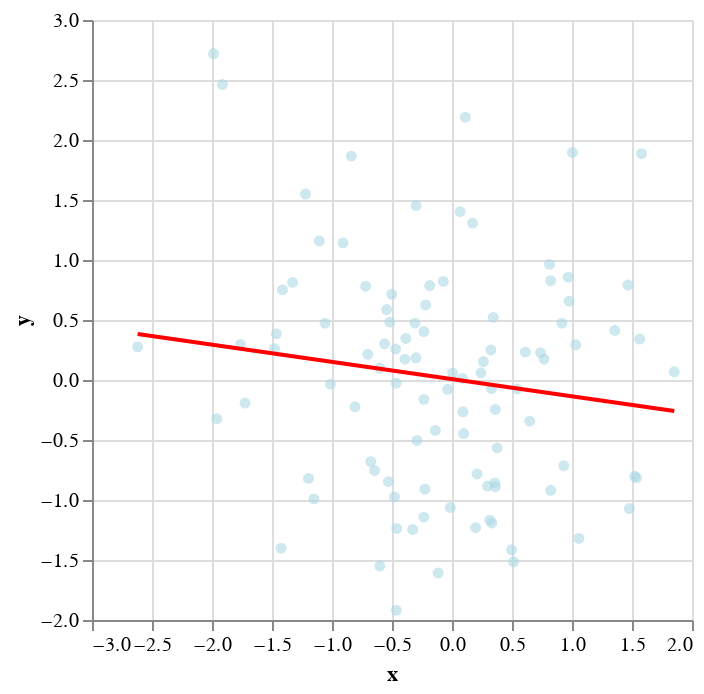

Notebook code cell kept with this figure:
### Markdown cell above
### Layered Charts

Combine multiple mark types in a single chart.

### Code cell
# Layered chart with points and trend line
base = alt.Chart(data).encode(
    x='x:Q',
    y='y:Q'
)

layered_chart = alt.layer(
    base.mark_circle(color='lightblue', opacity=0.6),
    base.mark_line(color='red', strokeWidth=2).transform_regression('x', 'y')
)

layered_chart

### Figure 1 — Vega-Lite specification as saved in the notebook (floating-point values rounded to 4 significant figures)
{"config": {"view": {"continuousWidth": 300, "continuousHeight": 300}}, "layer": [{"mark": {"type": "circle", "color": "lightblue", "opacity": 0.6}, "encoding": {"x": {"field": "x", "type": "quantitative"}, "y": {"field": "y", "type": "quantitative"}}}, {"mark": {"type": "line", "color": "red", "strokeWidth": 2}, "encoding": {"x": {"field": "x", "type": "quantitative"}, "y": {"field": "y", "type": "quantitative"}}, "transform": [{"on": "x", "regression": "y"}]}], "data": {"name": "data-3f135e37e5dc61ca039f0f01b2917013"}, "$schema": "https://vega.github.io/schema/vega-lite/v5.20.1.json", "datasets": {"data-3f135e37e5dc61ca039f0f01b2917013": [{"x": 0.4967, "y": -1.415, "category": "B", "size": 20.81, "value": 83.7}, {"x": -0.1383, "y": -0.4206, "category": "B", "size": 40.77, "value": 86.69}, {"x": 0.6477, "y": -0.3427, "category": "A", "size": 18.26, "value": 83.85}, {"x": 1.523, "y": -0.8023, "category": "A", "size": 18.47, "value": 42.61}, {"x": -0.2342, "y": -0.1613, "category": "A", "size": 38.03, "value": 22.26}, {"x": -0.2341, "y": 0.4041, "category": "C", "size": 98.16, "value": 39.67}, {"x": 1.579, "y": 1.886, "category": "B", "size": 25.78, "value": 89.19}, {"x": 0.7674, "y": 0.1746, "category": "C", "size": 11.54, "value": 14.66}, {"x": -0.4695, "y": 0.2576, "category": "A", "size": 78.7, "value": 51.33}, {"x": 0.5426, "y": -0.07445, "category": "B", "size": 82.62, "value": 23.32}, {"x": -0.4634, "y": -1.919, "category": "C", "size": 41.17, "value": 58.13}, {"x": -0.4657, "y": -0.02651, "category": "B", "size": 51.82, "value": 86.31}, {"x": 0.242, "y": 0.06023, "category": "C", "size": 68.48, "value": 88.04}, {"x": -1.913, "y": 2.463, "category": "B", "size": 14.33, "value": 23.67}, {"x": -1.725, "y": -0.1924, "category": "A", "size": 95.42, "value": 90.77}, {"x": -0.5623, "y": 0.3015, "category": "A", "size": 89.8, "value": 59.19}, {"x": -1.013, "y": -0.03471, "category": "B", "size": 33.48, "value": 35.02}, {"x": 0.3142, "y": -1.169, "category": "C", "size": 11.38, "value": 70.82}, {"x": -0.908, "y": 1.143, "category": "A", "size": 94.01, "value": 48.17}, {"x": -1.412, "y": 0.7519, "category": "A", "size": 55.09, "value": 37.8}, {"x": 1.466, "y": 0.791, "category": "A", "size": 58.54, "value": 70.51}, {"x": -0.2258, "y": -0.9094, "category": "B", "size": 71.56, "value": 24.87}, {"x": 0.06753, "y": 1.403, "category": "B", "size": 65.43, "value": 33.03}, {"x": -1.425, "y": -1.402, "category": "C", "size": 94.95, "value": 43.45}, {"x": -0.5444, "y": 0.5869, "category": "C", "size": 94.98, "value": 25.37}, {"x": 0.1109, "y": 2.19, "category": "C", "size": 88.05, "value": 40.52}, {"x": -1.151, "y": -0.9905, "category": "B", "size": 67.28, "value": 57.15}, {"x": 0.3757, "y": -0.5663, "category": "B", "size": 82.09, "value": 74.1}, {"x": -0.6006, "y": 0.09965, "category": "C", "size": 70.95, "value": 76.72}, {"x": -0.2917, "y": -0.5035, "category": "C", "size": 61.6, "value": 82.28}, {"x": -0.6017, "y": -1.551, "category": "B", "size": 21.57, "value": 74.42}, {"x": 1.852, "y": 0.06856, "category": "C", "size": 83.01, "value": 68.1}, {"x": -0.0135, "y": -1.062, "category": "A", "size": 83.86, "value": 23.75}, {"x": -1.058, "y": 0.4736, "category": "B", "size": 66.33, "value": 40.02}, {"x": 0.8225, "y": -0.9194, "category": "C", "size": 83.84, "value": 47.77}, {"x": -1.221, "y": 1.55, "category": "B", "size": 68.63, "value": 8.289}, {"x": 0.2089, "y": -0.7833, "category": "A", "size": 28.6, "value": 52.84}, {"x": -1.96, "y": -0.3221, "category": "B", "size": 34.66, "value": 43.63}, {"x": -1.328, "y": 0.8135, "category": "B", "size": 29.31, "value": 80.21}, {"x": 0.1969, "y": -1.231, "category": "B", "size": 43.95, "value": 97.79}, {"x": 0.7385, "y": 0.2275, "category": "B", "size": 13.51, "value": 55.6}, {"x": 0.1714, "y": 1.307, "category": "A", "size": 65.64, "value": 32.27}, {"x": -0.1156, "y": -1.607, "category": "B", "size": 40.29, "value": 4.34}, {"x": -0.3011, "y": 0.1846, "category": "B", "size": 69.02, "value": 92.46}, {"x": -1.479, "y": 0.2599, "category": "C", "size": 44.69, "value": 91.91}, {"x": -0.7198, "y": 0.7818, "category": "B", "size": 71.35, "value": 25.3}, {"x": -0.4606, "y": -1.237, "category": "C", "size": 40.66, "value": 69.54}, {"x": 1.057, "y": -1.32, "category": "A", "size": 33.46, "value": 7.543}, {"x": 0.3436, "y": 0.5219, "category": "A", "size": 54.64, "value": 16.62}, {"x": -1.763, "y": 0.297, "category": "A", "size": 72.36, "value": 21.68}, {"x": 0.3241, "y": 0.2505, "category": "A", "size": 41.35, "value": 29.45}, {"x": -0.3851, "y": 0.3464, "category": "C", "size": 94.3, "value": 99.58}, {"x": -0.6769, "y": -0.68, "category": "B", "size": 13.53, "value": 69.69}, {"x": 0.6117, "y": 0.2323, "category": "A", "size": 47.62, "value": 38.42}, {"x": 1.031, "y": 0.2931, "category": "B", "size": 97.08, "value": 73.71}, {"x": 0.9313, "y": -0.7144, "category": "C", "size": 59.32, "value": 91.53}, {"x": -0.8392, "y": 1.866, "category": "C", "size": 48.11, "value": 95.87}, {"x": -0.3092, "y": 0.4738, "category": "C", "size": 61.17, "value": 5.786}, {"x": 0.3313, "y": -1.191, "category": "A", "size": 61.83, "value": 39.45}, {"x": 0.9755, "y": 0.6566, "category": "B", "size": 75.85, "value": 10.68}, {"x": -0.4792, "y": -0.9747, "category": "B", "size": 21.49, "value": 33.57}, {"x": -0.1857, "y": 0.7871, "category": "B", "size": 32.5, "value": 16.97}, {"x": -1.106, "y": 1.159, "category": "C", "size": 62.25, "value": 64.68}, {"x": -1.196, "y": -0.8207, "category": "A", "size": 88.04, "value": 38.83}, {"x": 0.8125, "y": 0.9634, "category": "C", "size": 60.57, "value": 22.94}, {"x": 1.356, "y": 0.4128, "category": "C", "size": 31.47, "value": 26.59}, {"x": -0.07201, "y": 0.8221, "category": "B", "size": 71.19, "value": 36.03}, {"x": 1.004, "y": 1.897, "category": "C", "size": 76.59, "value": 25.99}, {"x": 0.3616, "y": -0.2454, "category": "B", "size": 31.44, "value": 45.32}, {"x": -0.6451, "y": -0.7537, "category": "A", "size": 44.0, "value": 3.232}, {"x": 0.3614, "y": -0.8895, "category": "B", "size": 58.09, "value": 27.98}, {"x": 1.538, "y": -0.8158, "category": "A", "size": 54.69, "value": 41.12}, {"x": -0.03583, "y": -0.0771, "category": "B", "size": 45.07, "value": 60.28}, {"x": 1.565, "y": 0.3412, "category": "C", "size": 36.79, "value": 27.1}, {"x": -2.62, "y": 0.2767, "category": "C", "size": 19.0, "value": 13.32}, {"x": 0.8219, "y": 0.8272, "category": "A", "size": 14.81, "value": 7.62}, {"x": 0.08705, "y": 0.013, "category": "A", "size": 96.27, "value": 94.05}, {"x": -0.299, "y": 1.454, "category": "A", "size": 86.24, "value": 41.66}, {"x": 0.09176, "y": -0.2647, "category": "B", "size": 41.94, "value": 58.12}, {"x": -1.988, "y": 2.72, "category": "B", "size": 96.11, "value": 91.92}, {"x": -0.2197, "y": 0.6257, "category": "A", "size": 70.91, "value": 8.275}, {"x": 0.3571, "y": -0.8572, "category": "C", "size": 53.43, "value": 87.67}, {"x": 1.478, "y": -1.071, "category": "B", "size": 54.37, "value": 55.16}, {"x": -0.5183, "y": 0.4825, "category": "B", "size": 17.5, "value": 16.48}, {"x": -0.8085, "y": -0.2235, "category": "B", "size": 18.25, "value": 41.13}, {"x": -0.5018, "y": 0.714, "category": "A", "size": 64.22, "value": 77.76}, {"x": 0.9154, "y": 0.4732, "category": "A", "size": 59.83, "value": 48.04}, {"x": 0.3288, "y": -0.07283, "category": "A", "size": 29.15, "value": 98.53}, {"x": -0.5298, "y": -0.8468, "category": "A", "size": 95.16, "value": 37.67}, {"x": 0.5133, "y": -1.515, "category": "A", "size": 80.32, "value": 74.96}, {"x": 0.09708, "y": -0.4465, "category": "C", "size": 20.21, "value": 39.3}, {"x": 0.9686, "y": 0.8564, "category": "C", "size": 93.78, "value": 82.92}, {"x": -0.7021, "y": 0.2141, "category": "A", "size": 97.68, "value": 56.91}, {"x": -0.3277, "y": -1.246, "category": "B", "size": 99.63, "value": 6.351}, {"x": -0.3921, "y": 0.1732, "category": "A", "size": 15.03, "value": 3.682}, {"x": -1.464, "y": 0.3853, "category": "C", "size": 76.33, "value": 13.39}, {"x": 0.2961, "y": -0.8839, "category": "C", "size": 59.13, "value": 1.367}, {"x": 0.2611, "y": 0.1537, "category": "B", "size": 73.52, "value": 7.536}, {"x": 0.005113, "y": 0.05821, "category": "C", "size": 97.18, "value": 69.17}, {"x": -0.2346, "y": -1.143, "category": "A", "size": 71.92, "value": 53.43}]}}
